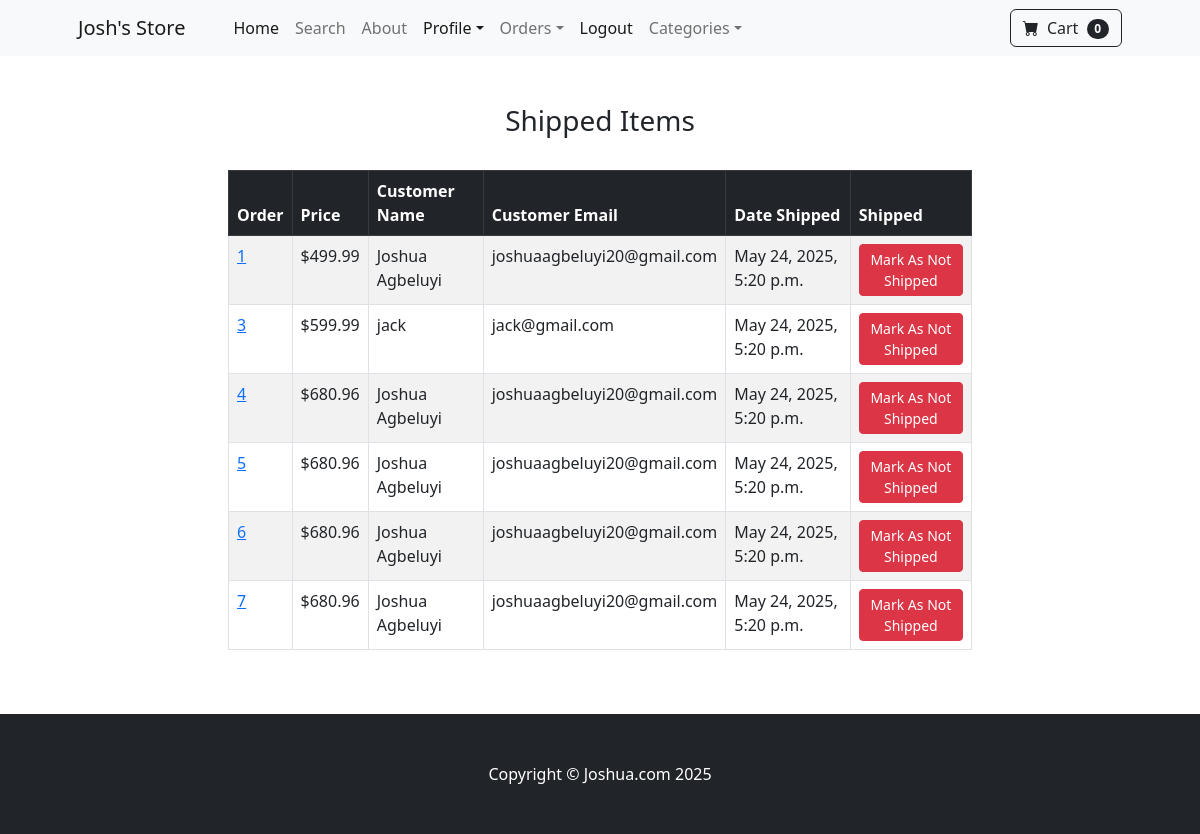
The page /payment/shipped_dash (signed in) on the database its author committed.
### payment/models.py (models this page shows, shortened)
class Order(models.Model):
    user = models.ForeignKey(User, on_delete=models.CASCADE, null=True, blank=True)
    full_name = models.CharField(max_length=255)
    email = models.EmailField(max_length=255)
    shipping_address = models.TextField(max_length=15000)
    amount_paid = models.DecimalField(max_digits=10, decimal_places=2)
    date_ordered = models.DateTimeField(auto_now_add=True)
    shipped = models.BooleanField(default=False)
    date_shipped = models.DateTimeField(blank=True, null=True)

### payment/views.py (the view, shortened to what this page needs)
# urls.py: path('shipped_dash', views.shipped_dash, name='shipped_dash'),
def shipped_dash(request):
    if request.user.is_authenticated and request.user.is_superuser:
        orders = Order.objects.filter(shipped=True)
        return render(request, "payment/shipped_dash.html", {
            'orders': orders,
        })
    else:
        messages.error(request, "Access Denied! You do not have permission to view this page.")
        return redirect('home')

### cart/cart.py (called while the page is built)
    def __len__(self):
        return len(self.cart)

### cart/context_processors.py (called while the page is built)
def cart(request):
    return {'cart': Cart(request)}

### payment/templates/payment/shipped_dash.html (shortened to what this page needs)
{% extends 'base.html' %}
{% block content %}
        <div class="container">
            <div class="row">
                <center>
                    <div class="col-8">
                        <br/><br/>
                        <h3> Shipped Items </h3>
                        <br/>
                        <table class="table table-striped table-bordered table-hover">
  <thead class="table-dark">
    <tr>
      <th scope="col">Order</th>
      <th scope="col">Price</th>
        <th scope="col">Customer Name</th>
      <th scope="col">Customer Email</th>
      <th scope="col">Date Shipped</th>
      <th scope="col">Shipped</th>
    </tr>
  </thead>
  <tbody>
    {% for item in orders %}
    <tr>
      <td><a href="{% url 'orders' item.id %}">{{ item.id }}</a></td>
      <td>${{ item.amount_paid }}</td>
      <td>{{ item.full_name }}</td>
      <td>{{ item.email }}</td>
      <td>{{ item.date_shipped }}</td>
      <td>
        <form method="POST">
          <button type="submit" class="btn btn-danger btn-sm">Mark As Not Shipped</button>
          </form>
      </td>
    </tr>
    {% endfor %}
  </tbody>
</table>
                       <br/><br/>
                    </div>
                </center>
            </div>
        </div>
{% endblock %}

### rows shown on the page
Order: id "1", amount_paid "499.99", full_name "Joshua Agbeluyi", email "joshuaagbeluyi20@gmail.com", date_shipped "May 24, 2025, 5:20 p.m."
Order: id "3", amount_paid "599.99", full_name "jack", email "jack@gmail.com", date_shipped "May 24, 2025, 5:20 p.m."
Order: id "4", amount_paid "680.96", full_name "Joshua Agbeluyi", email "joshuaagbeluyi20@gmail.com", date_shipped "May 24, 2025, 5:20 p.m."
Order: id "5", amount_paid "680.96", full_name "Joshua Agbeluyi", email "joshuaagbeluyi20@gmail.com", date_shipped "May 24, 2025, 5:20 p.m."
Order: id "6", amount_paid "680.96", full_name "Joshua Agbeluyi", email "joshuaagbeluyi20@gmail.com", date_shipped "May 24, 2025, 5:20 p.m."
Order: id "7", amount_paid "680.96", full_name "Joshua Agbeluyi", email "joshuaagbeluyi20@gmail.com", date_shipped "May 24, 2025, 5:20 p.m."

### other values the page prints
{{ cart|length }} "0"
